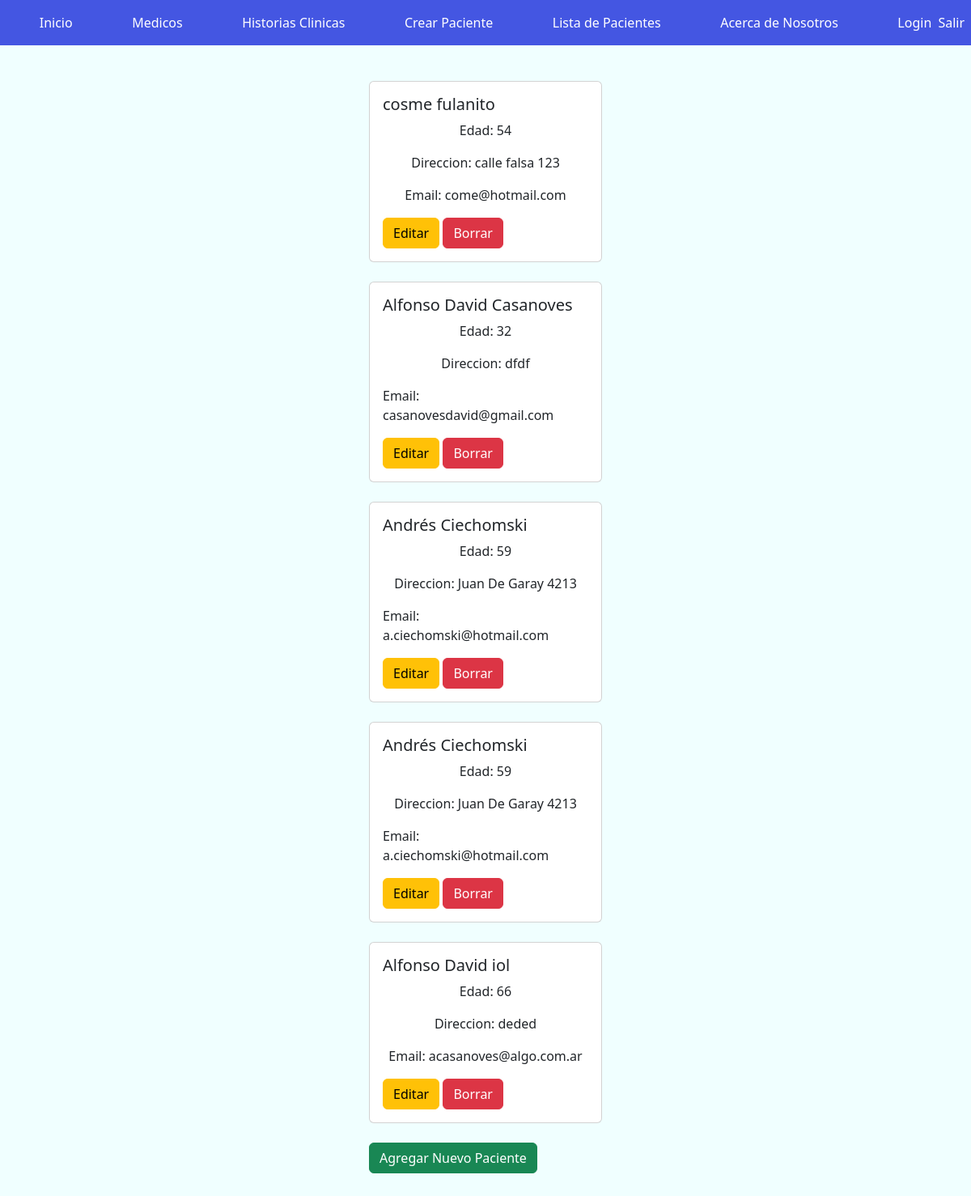
Page /BaseDeDatos/read_pacientes/ (signed in) on the earlier database version.
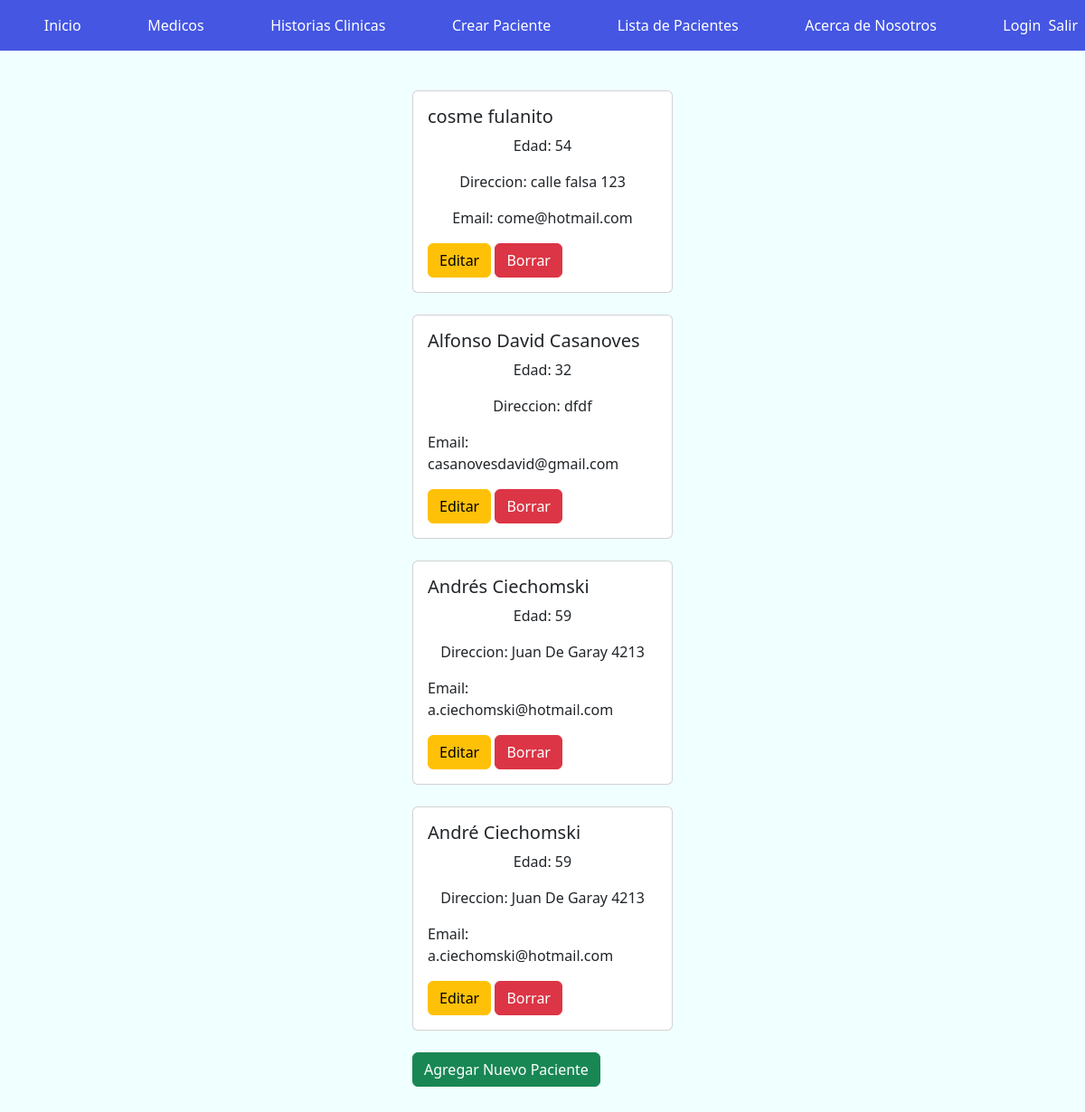
Same page on the later database version.
### BaseDeDatos/models.py (models this page shows)
class Paciente(models.Model):
    nombre = models.CharField(max_length=40)
    apellido = models.CharField(max_length=40)
    edad = models.IntegerField()
    fechadenacimiento = models.DateField()
    id = models.IntegerField(primary_key=True)
    direccion = models.CharField(max_length=40)
    ciudad = models.CharField(max_length=40)
    email = models.EmailField()

### BaseDeDatos/views.py (the view)
# urls.py: path('read_pacientes/', read_pacientes),
@login_required
def read_pacientes(request=None):
    pacientes = Paciente.objects.all()
    return render(request, "CRUD/read_pacientes.html", {"pacientes": pacientes})

### BaseDeDatos/template/CRUD/read_pacientes.html (shortened to what this page needs)
{% extends "inicio.html" %}
{% load static %}
{% block contenido %}
    {% for paciente in pacientes %}
    <div class="card" style="width: 18rem;">
        <div class="card-body">
          <h5 class="card-title">{{paciente.nombre}} {{paciente.apellido}}</h5>
          <p class="card-text">Edad: {{paciente.edad}}</p>
          <p class="card-text">Direccion: {{paciente.direccion}}</p>
          <p class="card-text">Email: {{paciente.email}}</p>
          <a href="/BaseDeDatos/update_pacientes/{{paciente.id}}" class="btn btn-warning">Editar</a>
          <a href="/BaseDeDatos/delete_pacientes/{{paciente.id}}" class="btn btn-danger">Borrar</a>
        </div>
      </div>
      <br>
    {% endfor %}
    <a class="btn btn-success" href="/BaseDeDatos/create_pacientes">Agregar Nuevo Paciente</a>
{% endblock %}

### BaseDeDatos/template/inicio.html (shortened to what this page needs)
<!DOCTYPE html>
<html lang="en">
<head>
    {%load static%}
    <link rel="stylesheet" href="{%static 'css/bootstrap.min.css'%}">
    <link rel="stylesheet" href="{%static 'css/myestilo.css'%}">
</head>
<body>
    <header>
        <nav class="navbar navbar-expand-md navbar-dark fixed-top bg-dark ">
            <div class="container-fluid">
                <div class="collapse navbar-collapse" id="navbarCollapse">
                    <ul class="navbar-nav me-auto mb-2 mb-md-0">
                        <li class="nav-item">
                            <a class="nav-link active" aria-current="page" href="/BaseDeDatos/inicio">Inicio</a>
                        </li>
                        <li class="nav-item">
                            <a class="nav-link active" aria-current="page" href="/BaseDeDatos/api_medicos">Medicos</a>
                        </li>
                        <li class="nav-item">
                            <a class="nav-link active" aria-current="page"
                                href="/BaseDeDatos/api_HistoriasClinica">Historias Clinicas</a>
                        </li>
                        <li class="nav-item">
                            <a class="nav-link active" aria-current="page"
                                href="/BaseDeDatos/create_pacientes">Crear Paciente</a>
                        </li>
                        <li class="nav-item">
                            <a class="nav-link active" aria-current="page"
                                href="/BaseDeDatos/read_pacientes">Lista de Pacientes</a>
                        </li>
                        <li class="nav-item">
                            <a class="nav-link active" aria-current="page"
                                href="/BaseDeDatos/about">Acerca de Nosotros</a>
                        </li>
                        <li class="nav-item">
                            <a class="nav-link active" aria-current="page"
                                href="/BaseDeDatos/login">Login</a>
                        </li>
                        <li class="nav-item" style="position: absolute; right: 0px">
                            <a class="nav-link active" aria-current="page" href="/BaseDeDatos/logout">Salir</a>
                        </li>
                    </ul>
                </div>
            </div>
        </nav>
    </header>
    <div class="contenido1 animate__animated animate__bounce">
        {% block contenido %}{% endblock %}
    </div>
</body>
</html>

### BaseDeDatos/static/css/myestilo.css (style rules this page uses)
* { padding: 0; margin: 0; box-sizing: 0; }
header { position: fixed; top: 0; z-index: 1000; }
header .navbar { background-color: rgb(68, 86, 226) !important; }
header .navbar .collapse { width: 100%; display: flex !important; justify-content: space-around !important; }
header .navbar .collapse .navbar-nav { width: 100%; display: flex; justify-content: space-around; }
.contenido1 { margin: 100px 200px; }
.contenido1 p, h1 { display: flex; justify-content: center; }
body { background-color: #f0ffff; display: flex; justify-content: center; }

Differences in the rows shown:
removed Paciente: nombre "Alfonso David", apellido "iol", edad "66", direccion "deded", email "acasanoves@algo.com.ar"
changed Paciente: nombre "Andrés" → "André"
